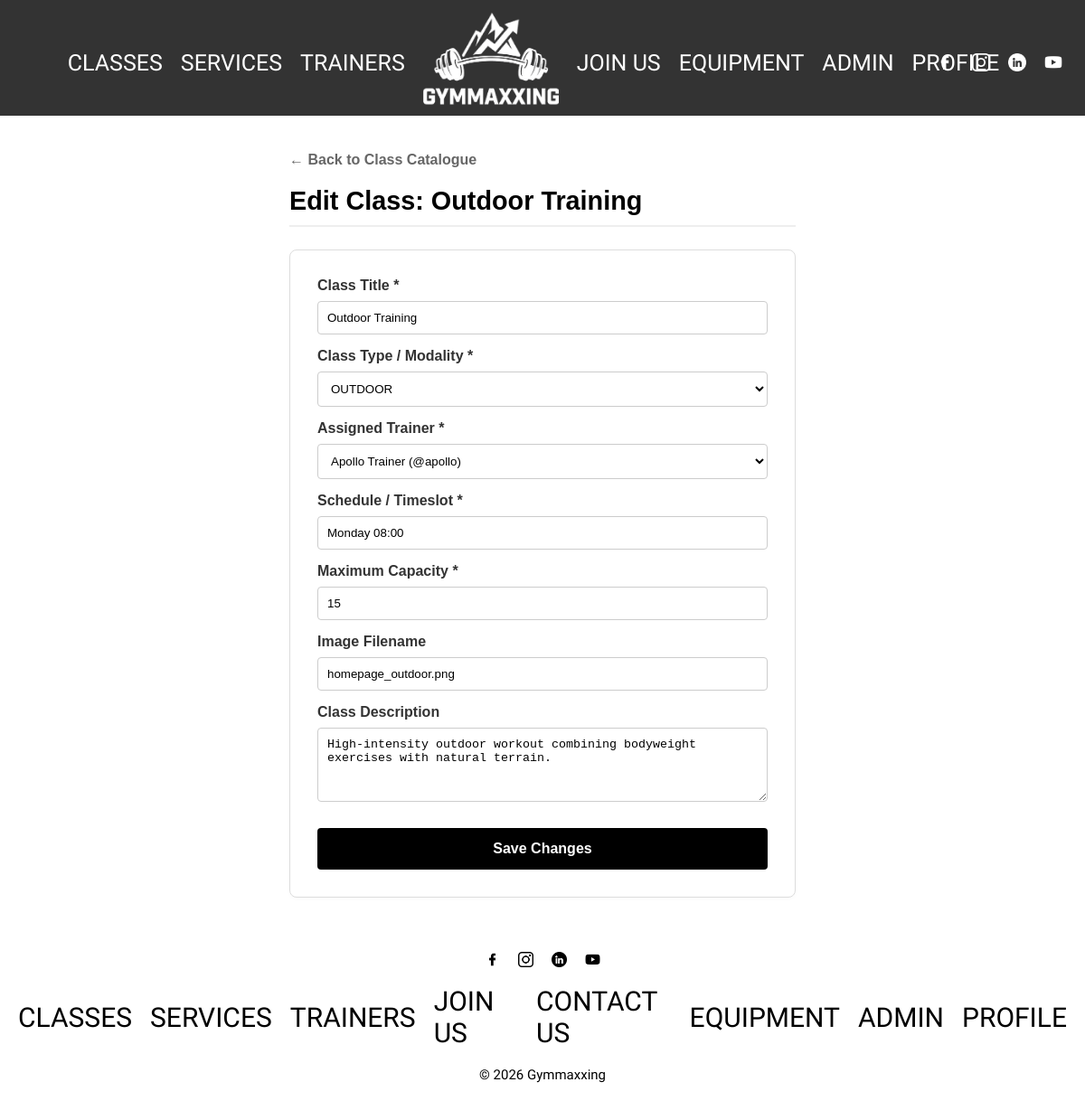
The page /pages/admin_edit_class.php?id=1 (signed in) on the database its author committed.
### tables this page shows
CREATE TABLE Class (
    id INTEGER PRIMARY KEY AUTOINCREMENT,
    title TEXT NOT NULL,
    type TEXT NOT NULL,
    description TEXT,
    image TEXT,
    schedule TEXT NOT NULL,
    capacity INTEGER NOT NULL,
    trainerId INTEGER NOT NULL,
    FOREIGN KEY (trainerId) REFERENCES User(id) ON DELETE CASCADE
);

CREATE TABLE User (
    id INTEGER PRIMARY KEY AUTOINCREMENT,
    name TEXT NOT NULL,
    username TEXT NOT NULL UNIQUE,
    email TEXT NOT NULL UNIQUE,
    password TEXT NOT NULL,
    phone TEXT,
    photo TEXT,
    role TEXT NOT NULL CHECK(role IN ('member', 'trainer', 'admin')),
    active INTEGER NOT NULL DEFAULT 1
);

### database/class.class.php (called while the page is built, shortened)
<?php
class GymClass {
    public function __construct(int $id, string $title, string $type, ?string $description, ?string $image, string $schedule, int $capacity, int $trainerId) {
        $this->title = $title;
        $this->type = $type;
        $this->description = $description;
        $this->image = $image;
        $this->schedule = $schedule;
        $this->capacity = $capacity;
        $this->trainerId = $trainerId;
    }
    private static function fromRow(array $c) : GymClass {
        return new GymClass($c['id'], $c['title'], $c['type'], $c['description'], $c['image'], $c['schedule'], $c['capacity'], $c['trainerId']);
    }
    static function getClassById(PDO $db, int $id) : ?GymClass {
        $stmt = $db->prepare('SELECT * FROM Class WHERE id = ?');
        $stmt->execute([$id]);
        $c = $stmt->fetch();
        return $c ? self::fromRow($c) : null;
    }
}
?>

### database/user.class.php (called while the page is built, shortened)
<?php
class User {
    public function __construct(int $id, string $name, string $username, string $email, string $password, ?string $phone, ?string $photo, string $role, int $active = 1) {
        $this->id = $id;
        $this->name = $name;
    }
    private static function fromRow(array $u) : User {
        return new User($u['id'], $u['name'], $u['username'], $u['email'], $u['password'], $u['phone'], $u['photo'], $u['role'], $u['active']);
    }
    static function getUsersByRole(PDO $db, string $role) : array {
        $stmt = $db->prepare('SELECT * FROM User WHERE role = ?');
        $stmt->execute([$role]);
        $users = [];
        while ($u = $stmt->fetch())
            $users[] = self::fromRow($u);
        return $users;
    }
}
?>

### pages/admin_edit_class.php (the view, shortened to what this page needs)
<?php
require_once __DIR__ . '/../database/connection.db.php';
require_once __DIR__ . '/../database/class.class.php';
require_once __DIR__ . '/../database/user.class.php';
$gymClass = null;
$trainers = [];
try {
    $db = getDatabaseConnection();
    $trainers = User::getUsersByRole($db, 'trainer');
    $classId = isset($_GET['id']) ? (int)$_GET['id'] : (isset($_POST['id']) ? (int)$_POST['id'] : 0);
    $gymClass = GymClass::getClassById($db, $classId);
} catch (Throwable $e) {
    $msgError = "System Error: " . $e->getMessage();
}
require_once __DIR__ . '/../templates/header.php';
?>
<div class="admin-container" style="padding: 40px 20px; max-width: 600px; margin: 0 auto; font-family: sans-serif;">
    <div style="margin-bottom: 20px;">
        <a href="/pages/admin_classes.php" style="text-decoration: none; color: #666; font-weight: bold;">← Back to Class Catalogue</a>
    </div>
    <h1 style="font-size: 1.8rem; margin-bottom: 25px; border-bottom: 2px solid #eee; padding-bottom: 10px;">
          Edit Class: <?= htmlspecialchars($gymClass ? $gymClass->title : '') ?>
    </h1>
    <?php if ($gymClass): ?>
        <form method="POST" action="/pages/admin_edit_class.php" style="background: #fff; border: 1px solid #ddd; padding: 30px; border-radius: 8px; box-shadow: 0 2px 4px rgba(0,0,0,0.02);">
            <div style="margin-bottom: 15px;">
                <label style="display: block; font-weight: bold; margin-bottom: 8px; color: #333;">Class Title *</label>
                <input type="text" name="title" value="<?= htmlspecialchars($gymClass->title) ?>" required
                       style="width: 100%; padding: 10px; border: 1px solid #ccc; border-radius: 4px; box-sizing: border-box;">
            </div>
            <div style="margin-bottom: 15px;">
                <label style="display: block; font-weight: bold; margin-bottom: 8px; color: #333;">Class Type / Modality *</label>
                <select name="type" style="width: 100%; padding: 10px; border: 1px solid #ccc; border-radius: 4px; background: #fff; text-transform: uppercase;">
                    <option value="outdoor" <?= $gymClass->type === 'outdoor' ? 'selected' : '' ?>>Outdoor</option>
                </select>
            </div>
            <div style="margin-bottom: 15px;">
                <label style="display: block; font-weight: bold; margin-bottom: 8px; color: #333;">Assigned Trainer *</label>
                <select name="trainerId" required style="width: 100%; padding: 10px; border: 1px solid #ccc; border-radius: 4px; background: #fff;">
                    <?php foreach ($trainers as $trainer): ?>
                        <option value="<?= $trainer->id ?>" <?= $gymClass->trainerId === $trainer->id ? 'selected' : '' ?>>
                            <?= htmlspecialchars($trainer->name) ?> (@<?= htmlspecialchars($trainer->username) ?>)
                        </option>
                    <?php endforeach; ?>
                </select>
            </div>
            <div style="margin-bottom: 15px;">
                <label style="display: block; font-weight: bold; margin-bottom: 8px; color: #333;">Schedule / Timeslot *</label>
                <input type="text" name="schedule" value="<?= htmlspecialchars($gymClass->schedule) ?>" required
                       style="width: 100%; padding: 10px; border: 1px solid #ccc; border-radius: 4px; box-sizing: border-box;">
            </div>
            <div style="margin-bottom: 15px;">
                <label style="display: block; font-weight: bold; margin-bottom: 8px; color: #333;">Maximum Capacity *</label>
                <input type="number" name="capacity" value="<?= $gymClass->capacity ?>" min="1" required
                       style="width: 100%; padding: 10px; border: 1px solid #ccc; border-radius: 4px; box-sizing: border-box;">
            </div>
            <div style="margin-bottom: 15px;">
                <label style="display: block; font-weight: bold; margin-bottom: 8px; color: #333;">Image Filename</label>
                <input type="text" name="image" value="<?= htmlspecialchars($gymClass->image ?? '') ?>" placeholder="e.g., cardio_kickbox.png"
                       style="width: 100%; padding: 10px; border: 1px solid #ccc; border-radius: 4px; box-sizing: border-box;">
            </div>
            <div style="margin-bottom: 25px;">
                <label style="display: block; font-weight: bold; margin-bottom: 8px; color: #333;">Class Description</label>
                <textarea name="description" rows="4" placeholder="Provide details about the dynamic intensity levels, gear layout requirements..."
                          style="width: 100%; padding: 10px; border: 1px solid #ccc; border-radius: 4px; box-sizing: border-box; resize: vertical;"><?= htmlspecialchars($gymClass->description ?? '') ?></textarea>
            </div>
            <button type="submit" style="width: 100%; background: #000; color: #fff; border: none; padding: 14px; border-radius: 4px; font-weight: bold; font-size: 1rem; cursor: pointer;">
                Save Changes
            </button>
        </form>
    <?php endif; ?>
</div>
<?php
require_once __DIR__ . '/../templates/footer.php';
?>

### css/base.css (style rules this page uses)
:root { --color-primary: #000000; --color-background: #ffffff; --color-text: #000000; --font-main: 'Pathway Gothic One', sans-serif; }
* { margin: 0; padding: 0; box-sizing: border-box; }
body { background-color: var(--color-background); color: var(--color-text); font-family: var(--font-main); }
h1 { font-size: 2rem; }
a { color: var(--color-text); text-decoration: none; }

### css/specific.css (style rules this page uses)
body { overflow-x: hidden; }

### rows shown on the page
class: title "Outdoor Training", type "Outdoor", trainerId "Apollo Trainer (@apollo)", schedule "Monday 08:00", capacity "15", image "homepage_outdoor.png", description "High-intensity outdoor workout combining bodyweight exercises with natural terrain."
